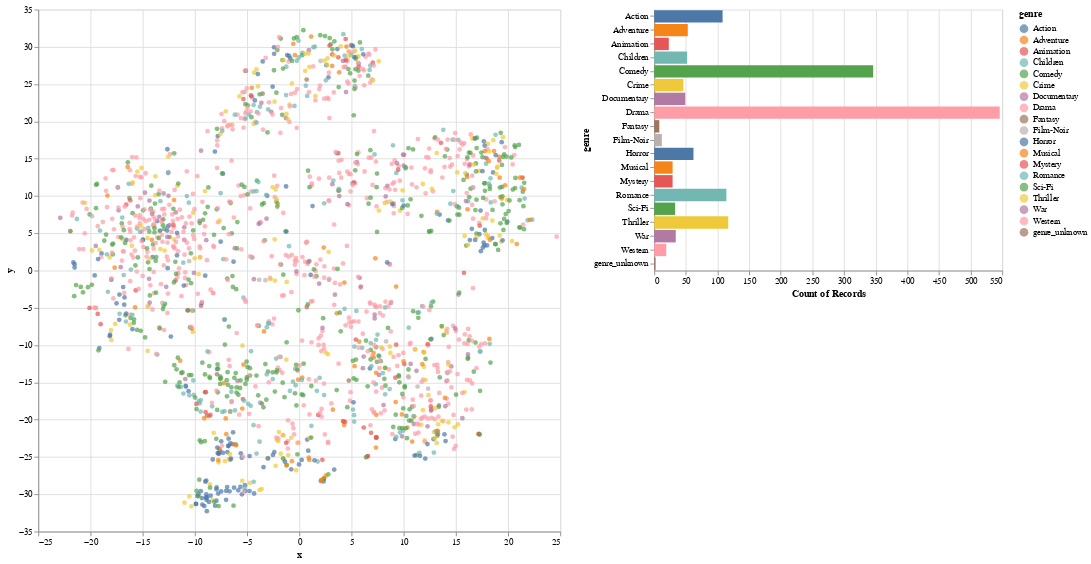

Here is the notebook cell this chart was saved with:
### Code cell
tsne_movie_embeddings(softmax_model)

### Figure 1 — Vega-Lite specification as saved in the notebook (floating-point values rounded to 4 significant figures; data arrays with more than 128 entries replaced by an {"elided": "..."} marker saying what was removed)
{"config": {"view": {"continuousWidth": 400, "continuousHeight": 300}}, "hconcat": [{"layer": [{"mark": "circle", "encoding": {"color": {"condition": {"field": "genre", "type": "nominal", "selection": "selector002"}, "value": "whitesmoke"}, "x": {"field": "x", "type": "quantitative"}, "y": {"field": "y", "type": "quantitative"}}, "height": 600, "selection": {"selector011": {"type": "single", "encodings": ["x", "y"], "on": "mouseover", "nearest": true, "empty": "none"}}, "width": 600}, {"mark": {"type": "text", "align": "left", "dx": 5, "dy": -5}, "encoding": {"text": {"condition": {"field": "title", "type": "nominal", "selection": "selector011"}, "value": ""}, "x": {"field": "x", "type": "quantitative"}, "y": {"field": "y", "type": "quantitative"}}}]}, {"mark": "bar", "encoding": {"color": {"condition": {"field": "genre", "type": "nominal", "selection": "selector002"}, "value": "lightgray"}, "x": {"aggregate": "count", "type": "quantitative"}, "y": {"field": "genre", "type": "nominal"}}, "height": 300, "selection": {"selector002": {"type": "multi", "fields": ["genre"]}}}], "data": {"name": "data-3076341754cf584710150a5910593474"}, "$schema": "https://vega.github.io/schema/vega-lite/v4.17.0.json", "datasets": {"data-3076341754cf584710150a5910593474": {"elided": "1682 records"}}}
